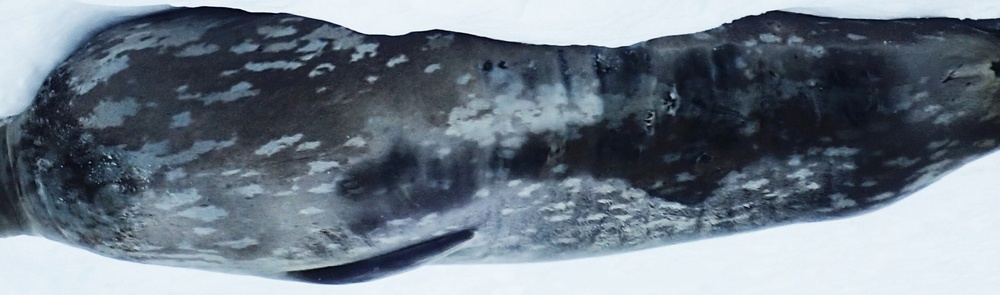
#> input picture images/test1.jpg, 1000 x 295 px, shrunk from 2521 x 744 before the run
$ python threshold.py
#> lines starting #> are read from the running program, lines starting #| are printed output that depends on the picture; after the words box and inside, x2 and y2 are one past the last pixel; in counts of white or black regions, pixels touching at a corner belong together
#!/usr/bin/env python2

import cv2
import numpy as np
from matplotlib import pyplot as plt

#TODO Get image path as argument from command-line
#TODO Check if file exists

# Load image as greyscale
input_data = cv2.imread('images/test1.jpg', 0)
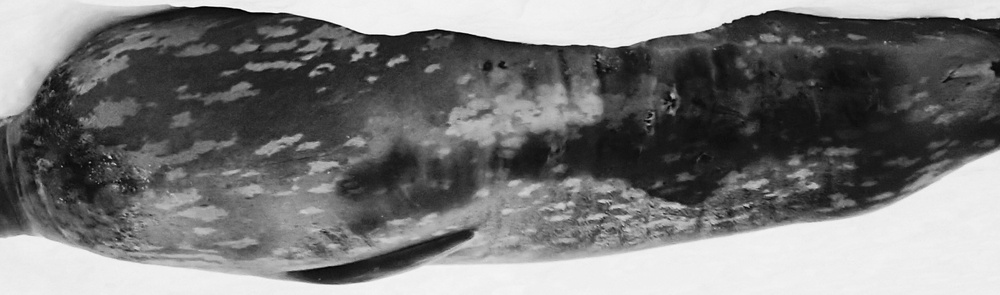
#> input_data: shape (295, 1000); min 0, max 254, mean 120.1

# Gamma correction
def adjust_gamma(image, gamma=1.0):
    # build a lookup table mapping the pixel values [0, 255] to
    # their adjusted gamma values
#> called with gamma = 0.75
    invGamma = 1.0 / gamma
    table = np.array([((i / 255.0) ** invGamma) * 255
        for i in np.arange(0, 256)]).astype("uint8")

    # apply gamma correction using the lookup table
    return cv2.LUT(image, table)
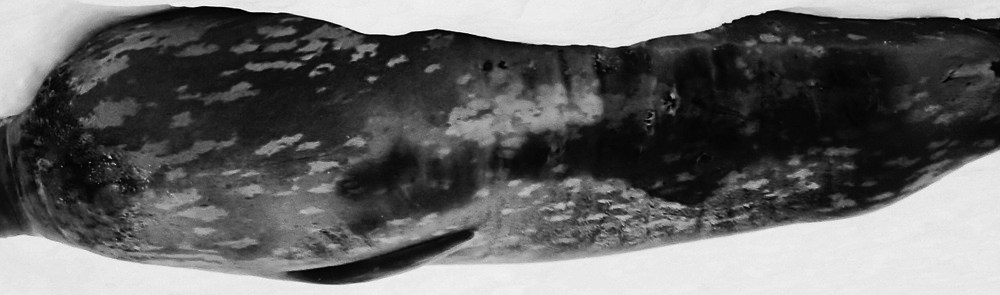
#> returned value: shape (295, 1000); min 0, max 253, mean 102

gamma_data = adjust_gamma(input_data, 0.75)

# Histogram equalization
histogram_data = cv2.equalizeHist(gamma_data)
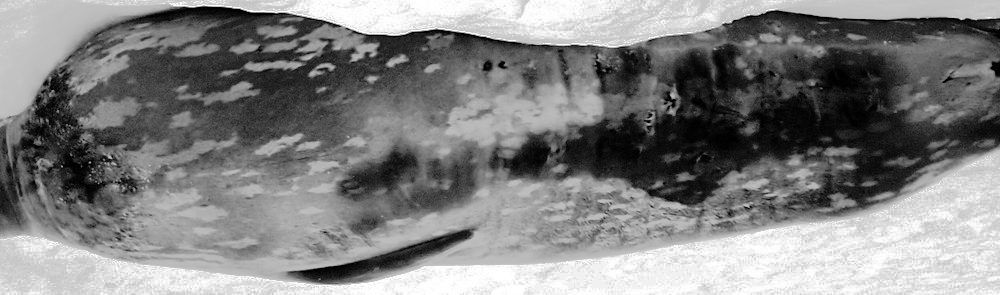
#> histogram_data: shape (295, 1000); min 0, max 255, mean 129.1

# Threshold
blur = cv2.GaussianBlur(histogram_data,(5,5),0)
ret3,threshold_data = cv2.threshold(blur,0,255,cv2.THRESH_BINARY+cv2.THRESH_OTSU)
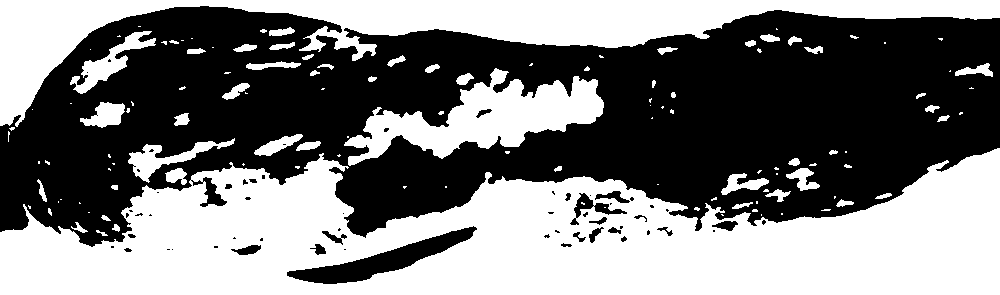
#> threshold_data: shape (295, 1000); 48.2% white; 122 white regions (67 under 20 px), largest, box (x1, y1, x2, y2) and area: (0, 148, 1000, 295) 91379, (0, 0, 1000, 127) 31184, (344, 68, 604, 166) 10553
#> ret3 = 131


# Display image. Press any key to quit
cv2.imshow('image', threshold_data)
cv2.waitKey(0)
cv2.destroyAllWindows()

$ run again, with images/test10.JPG copied over images/test1.jpg
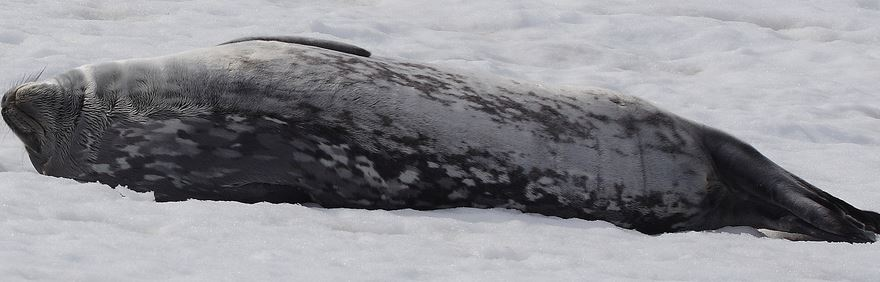
#> input picture images/test10.JPG, 880 x 282 px
#> `blur = cv2.GaussianBlur(histogram_data,(5,5),0)`:
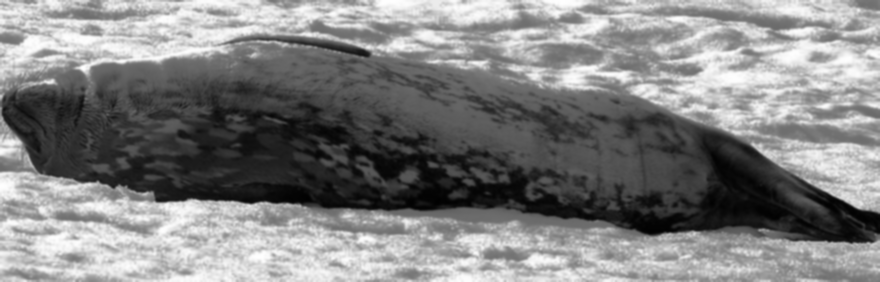
#> blur: shape (282, 880); min 1, max 254, mean 129.5
#> `ret3,threshold_data = cv2.threshold(blur,0,255,cv2.THRESH_BINARY+cv2.T..`:
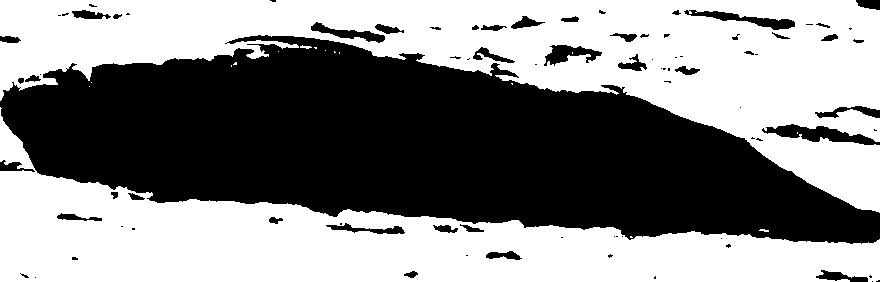
#> threshold_data: shape (282, 880); 53.3% white; 84 black regions (43 under 20 px), largest, box (x1, y1, x2, y2) and area: (0, 35, 880, 244) 108537, (762, 124, 880, 145) 1113, (684, 10, 795, 30) 743
#> ret3 = 125

$ run again, with images/test11.jpg copied over images/test1.jpg
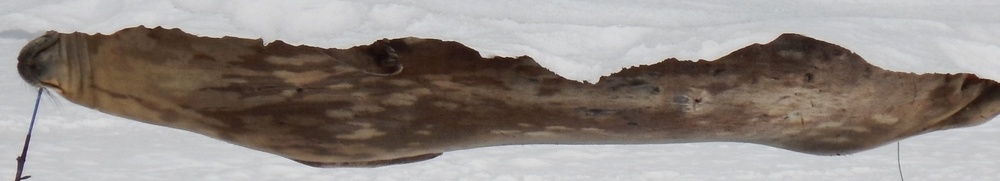
#> input picture images/test11.jpg, 1000 x 181 px, shrunk from 2643 x 478 before the run
#> `histogram_data = cv2.equalizeHist(gamma_data)`:
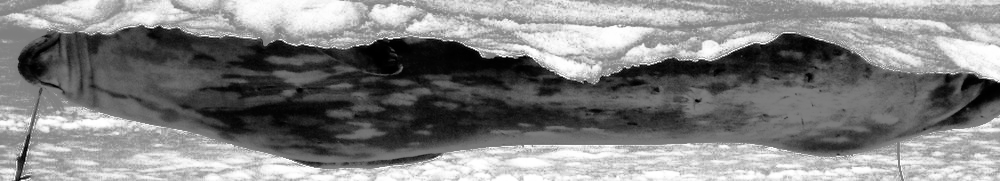
#> histogram_data: shape (181, 1000); min 0, max 255, mean 129.4
#> `ret3,threshold_data = cv2.threshold(blur,0,255,cv2.THRESH_BINARY+cv2.T..`:
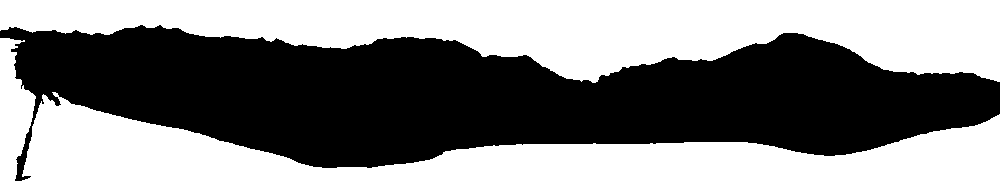
#> threshold_data: shape (181, 1000); 50.2% white; 1 black region, box (x1, y1, x2, y2) and area: (0, 25, 1000, 181) 90096
#> ret3 = 129
